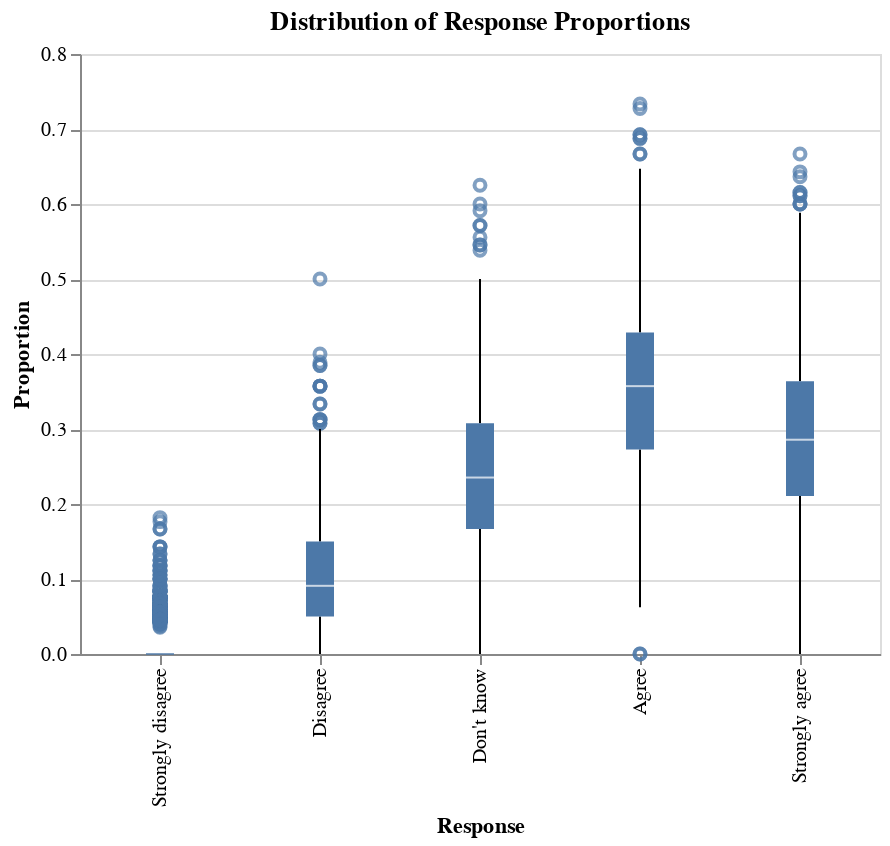

The code cell stored with this chart in its notebook:
### Code cell
# Draw young urban female highly educated only
fquery = "gender == 'Male' and age_group.isin(['75+']) and education == 'Secondary education'"

print(f"N in original data: {len(data.query(fquery))}")
print(f"N in synthetic population: {len(df.query(fquery))}")

f_df = df.query(fquery)
agg = (f_df.groupby(['response','adraw']).size()/f_df.groupby('adraw').size()).reset_index(name='p')

alt.Chart(agg.sample(5000)).mark_boxplot().encode(
    x=alt.X('response').sort(cats).title('Response'),
    y=alt.Y('p').title('Proportion')
).properties(
    title='Distribution of Response Proportions',
    width=400,
    height=300
)

### Figure 1 — Vega-Lite specification as saved in the notebook (floating-point values rounded to 4 significant figures; data arrays with more than 128 entries replaced by an {"elided": "..."} marker saying what was removed)
{"config": {"view": {"continuousWidth": 300, "continuousHeight": 300}}, "data": {"name": "data-f45f776e4638da30e5ae6e4bf43ec631"}, "mark": {"type": "boxplot"}, "encoding": {"x": {"field": "response", "sort": ["Strongly disagree", "Disagree", "Don't know", "Agree", "Strongly agree"], "title": "Response", "type": "ordinal"}, "y": {"field": "p", "title": "Proportion", "type": "quantitative"}}, "height": 300, "title": "Distribution of Response Proportions", "width": 400, "$schema": "https://vega.github.io/schema/vega-lite/v5.20.1.json", "datasets": {"data-f45f776e4638da30e5ae6e4bf43ec631": {"elided": "5000 records"}}}
